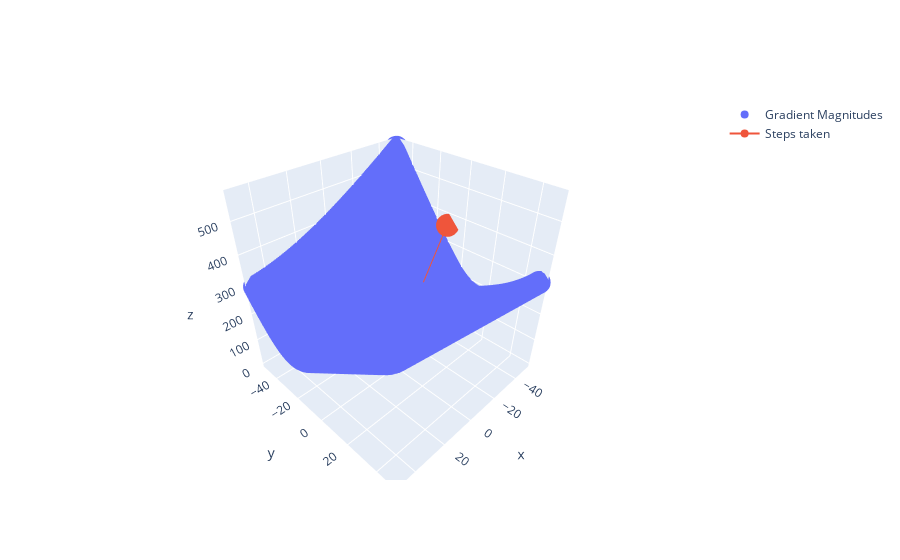

Source (notebook cell):
### Markdown cell above
A couple iteresting notes from the author:

    splitting A differently — that is,
    by choosing a different  and  — we could have derived the Gauss-Seidel method, or the method of
    Successive Over-Relaxation (SOR). Our hope is that we have chosen a splitting for which has a small
    spectral radius. Here, I chose the Jacobi splitting arbitrarily for simplicity.

So there are other methods that use different strategies to splitting `A` that we could try.

### Code cell
def plot3d(xx):
    fig = go.Figure()
    mags = [get_magnitude(f_prime(x.reshape(-1,1)),x) for x in xx]
    fig.add_trace(
        go.Scatter3d(
            x=xx[:,0],
            y=xx[:,1],
            z = mags,
            mode='markers',
            name="Gradient Magnitudes"
        )
    )
    steps = torch.vstack([o.reshape(1,-1) for o in jacobi_line_search(xx[40].reshape(-1,1),100)])
    # print(steps)
    fig.add_trace(
        go.Scatter3d(
            x=steps[:,0],
            y=steps[:,1],
            z = [get_magnitude(f_prime(x.reshape(-1,1)),x)+100 for x in steps],
            mode='lines+markers',
            name="Steps taken"
        )
    )
    return fig
plot3d(xx)

### Figure 1 — Plotly figure (JSON) as saved in the notebook; plotly's stock layout.template omitted (floating-point values rounded to 4 significant figures; data arrays with more than 128 entries replaced by an {"elided": "..."} marker saying what was removed)
{"data": [{"mode": "markers", "name": "Gradient Magnitudes", "type": "scatter3d", "x": {"elided": "10000 int values"}, "y": {"elided": "10000 int values"}, "z": {"elided": "10000 float values"}}, {"mode": "lines+markers", "name": "Steps taken", "type": "scatter3d", "x": [-50, 7.333, -9.556, 3.185, -0.5679, 2.263, 1.429, 2.059, 1.873, 2.013, 1.972, 2.003, 1.994, 2.001, 1.999, 2.0, 2.0, 2.0, 2.0, 2.0, 2.0, 2.0, 2.0, 2.0, 2.0, 2.0, 2, 2, 2, 2, 2, 2, 2, 2, 2, 2, 2, 2, 2, 2, 2, 2, 2, 2, 2, 2, 2, 2, 2, 2, 2, 2, 2, 2, 2, 2, 2, 2, 2, 2, 2, 2, 2, 2, 2, 2, 2, 2, 2, 2, 2, 2, 2, 2, 2, 2, 2, 2, 2, 2, 2, 2, 2, 2, 2, 2, 2, 2, 2, 2, 2, 2, 2, 2, 2, 2, 2, 2, 2, 2], "y": [-10, 15.33, -3.778, 1.852, -2.395, -1.144, -2.088, -1.81, -2.02, -1.958, -2.004, -1.991, -2.001, -1.998, -2.0, -2.0, -2.0, -2.0, -2.0, -2.0, -2.0, -2.0, -2.0, -2.0, -2.0, -2.0, -2, -2, -2, -2, -2, -2, -2, -2, -2, -2, -2, -2, -2, -2, -2, -2, -2, -2, -2, -2, -2, -2, -2, -2, -2, -2, -2, -2, -2, -2, -2, -2, -2, -2, -2, -2, -2, -2, -2, -2, -2, -2, -2, -2, -2, -2, -2, -2, -2, -2, -2, -2, -2, -2, -2, -2, -2, -2, -2, -2, -2, -2, -2, -2, -2, -2, -2, -2, -2, -2, -2, -2, -2, -2], "z": [367.8, 256.6, 159.1, 134.8, 113.2, 108.4, 104.6, 104.2, 103.9, 104.0, 104.0, 104.0, 104.0, 104.0, 104.0, 104.0, 104.0, 104.0, 104.0, 104.0, 104.0, 104.0, 104.0, 104.0, 104.0, 104, 104, 104, 104, 104, 104, 104, 104, 104, 104, 104, 104, 104, 104, 104, 104, 104, 104, 104, 104, 104, 104, 104, 104, 104, 104, 104, 104, 104, 104, 104, 104, 104, 104, 104, 104, 104, 104, 104, 104, 104, 104, 104, 104, 104, 104, 104, 104, 104, 104, 104, 104, 104, 104, 104, 104, 104, 104, 104, 104, 104, 104, 104, 104, 104, 104, 104, 104, 104, 104, 104, 104, 104, 104, 104]}], "layout": {}}
